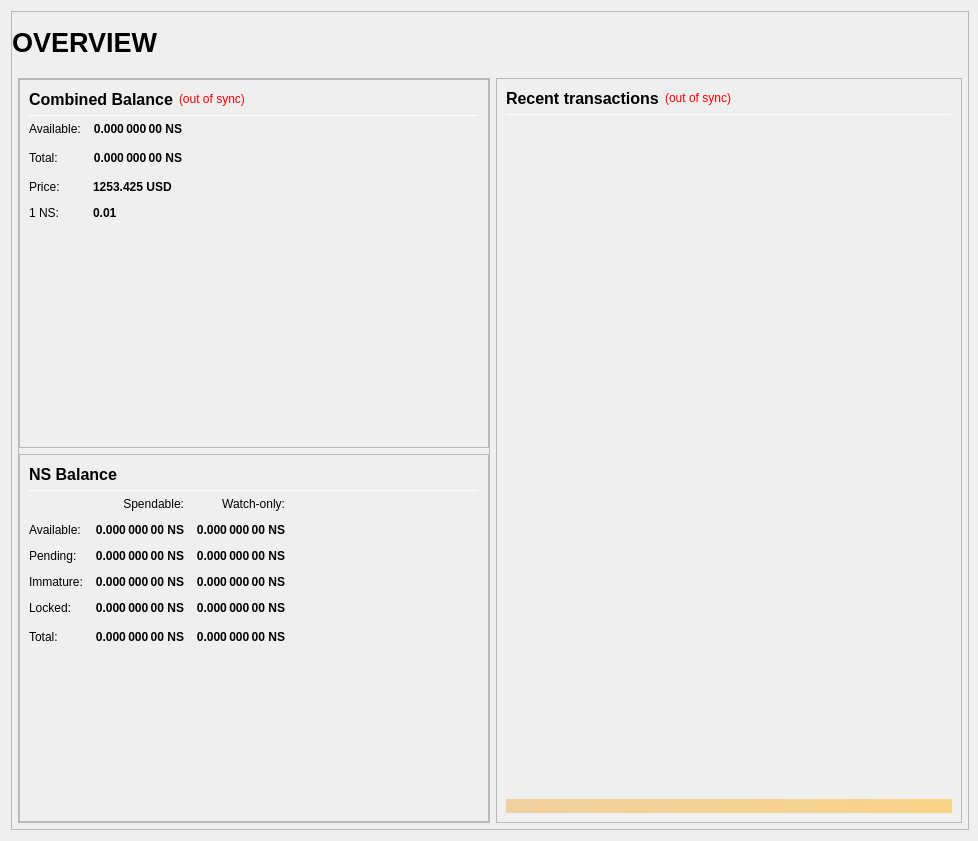
<?xml version="1.0" encoding="UTF-8"?>
<ui version="4.0">
 <class>OverviewPage</class>
 <widget class="QWidget" name="OverviewPage">
  <property name="geometry">
   <rect>
    <x>0</x>
    <y>0</y>
    <width>978</width>
    <height>841</height>
   </rect>
  </property>
  <property name="minimumSize">
   <size>
    <width>960</width>
    <height>682</height>
   </size>
  </property>
  <property name="windowTitle">
   <string>Form</string>
  </property>
  <layout class="QVBoxLayout" name="topLayout" stretch="1">
   <property name="rightMargin">
    <number>9</number>
   </property>
   <item>
    <widget class="QFrame" name="frame_BG">
     <property name="minimumSize">
      <size>
       <width>850</width>
       <height>610</height>
      </size>
     </property>
     <property name="maximumSize">
      <size>
       <width>16777215</width>
       <height>16777215</height>
      </size>
     </property>
     <property name="frameShape">
      <enum>QFrame::StyledPanel</enum>
     </property>
     <property name="frameShadow">
      <enum>QFrame::Raised</enum>
     </property>
     <layout class="QVBoxLayout" name="verticalLayout_3" stretch="1">
      <property name="leftMargin">
       <number>0</number>
      </property>
      <property name="topMargin">
       <number>0</number>
      </property>
      <property name="rightMargin">
       <number>0</number>
      </property>
      <property name="bottomMargin">
       <number>6</number>
      </property>
      <item>
       <layout class="QVBoxLayout" name="verticalLayout_Master" stretch="0,1">
        <property name="leftMargin">
         <number>0</number>
        </property>
        <property name="topMargin">
         <number>0</number>
        </property>
        <property name="rightMargin">
         <number>0</number>
        </property>
        <property name="bottomMargin">
         <number>0</number>
        </property>
        <item>
         <widget class="QFrame" name="frame_Header">
          <layout class="QVBoxLayout" name="verticalLayout_Header" stretch="0">
           <property name="leftMargin">
            <number>0</number>
           </property>
           <property name="topMargin">
            <number>0</number>
           </property>
           <property name="rightMargin">
            <number>0</number>
           </property>
           <property name="bottomMargin">
            <number>0</number>
           </property>
           <item>
            <layout class="QHBoxLayout" name="horizontalLayout_Header" stretch="1,0,1">
             <property name="spacing">
              <number>6</number>
             </property>
             <item>
              <widget class="QLabel" name="labelOverviewHeaderLeft">
               <property name="minimumSize">
                <size>
                 <width>464</width>
                 <height>60</height>
                </size>
               </property>
               <property name="maximumSize">
                <size>
                 <width>16777215</width>
                 <height>60</height>
                </size>
               </property>
               <property name="font">
                <font>
                 <pointsize>20</pointsize>
                 <weight>75</weight>
                 <bold>true</bold>
                </font>
               </property>
               <property name="text">
                <string>OVERVIEW</string>
               </property>
               <property name="alignment">
                <set>Qt::AlignLeading|Qt::AlignLeft|Qt::AlignVCenter</set>
               </property>
              </widget>
             </item>
             <item>
              <spacer name="horizontalSpacer_Header">
               <property name="orientation">
                <enum>Qt::Horizontal</enum>
               </property>
               <property name="sizeHint" stdset="0">
                <size>
                 <width>40</width>
                 <height>20</height>
                </size>
               </property>
              </spacer>
             </item>
             <item>
              <widget class="QLabel" name="labelOverviewHeaderRight">
               <property name="minimumSize">
                <size>
                 <width>464</width>
                 <height>60</height>
                </size>
               </property>
               <property name="maximumSize">
                <size>
                 <width>16777215</width>
                 <height>60</height>
                </size>
               </property>
               <property name="font">
                <font>
                 <pointsize>14</pointsize>
                </font>
               </property>
               <property name="text">
                <string/>
               </property>
               <property name="alignment">
                <set>Qt::AlignRight|Qt::AlignTrailing|Qt::AlignVCenter</set>
               </property>
              </widget>
             </item>
            </layout>
           </item>
          </layout>
         </widget>
        </item>
        <item>
         <widget class="QFrame" name="frame_Content">
          <layout class="QVBoxLayout" name="verticalLayout_Content">
           <property name="leftMargin">
            <number>6</number>
           </property>
           <property name="topMargin">
            <number>0</number>
           </property>
           <property name="rightMargin">
            <number>6</number>
           </property>
           <property name="bottomMargin">
            <number>0</number>
           </property>
           <item>
            <layout class="QHBoxLayout" name="horizontalLayout_Content" stretch="1,1">
             <property name="spacing">
              <number>6</number>
             </property>
             <item>
              <layout class="QVBoxLayout" name="verticalLayout_left" stretch="1">
               <item>
                <widget class="QFrame" name="frameObfuscation">
                 <property name="minimumSize">
                  <size>
                   <width>0</width>
                   <height>0</height>
                  </size>
                 </property>
                 <property name="frameShape">
                  <enum>QFrame::StyledPanel</enum>
                 </property>
                 <property name="frameShadow">
                  <enum>QFrame::Raised</enum>
                 </property>
                 <layout class="QVBoxLayout" name="verticalLayout" stretch="0,0,0">
                  <property name="leftMargin">
                   <number>0</number>
                  </property>
                  <property name="topMargin">
                   <number>0</number>
                  </property>
                  <property name="rightMargin">
                   <number>0</number>
                  </property>
                  <property name="bottomMargin">
                   <number>0</number>
                  </property>
                  <item>
                   <widget class="QFrame" name="frame_CombinedBalances">
                    <property name="minimumSize">
                     <size>
                      <width>470</width>
                      <height>0</height>
                     </size>
                    </property>
                    <property name="frameShape">
                     <enum>QFrame::StyledPanel</enum>
                    </property>
                    <property name="frameShadow">
                     <enum>QFrame::Raised</enum>
                    </property>
                    <layout class="QVBoxLayout" name="verticalLayout_5">
                     <item>
                      <layout class="QHBoxLayout" name="horizontalLayout_5" stretch="0,0,0">
                       <item>
                        <widget class="QLabel" name="label_5z">
                         <property name="minimumSize">
                          <size>
                           <width>0</width>
                           <height>20</height>
                          </size>
                         </property>
                         <property name="font">
                          <font>
                           <pointsize>12</pointsize>
                           <weight>75</weight>
                           <bold>true</bold>
                          </font>
                         </property>
                         <property name="toolTip">
                          <string>Combined Balance (including unconfirmed and immature coins)</string>
                         </property>
                         <property name="text">
                          <string>Combined Balance</string>
                         </property>
                        </widget>
                       </item>
                       <item>
                        <widget class="QLabel" name="labelWalletStatus">
                         <property name="cursor">
                          <cursorShape>WhatsThisCursor</cursorShape>
                         </property>
                         <property name="toolTip">
                          <string>The displayed information may be out of date. Your wallet automatically synchronizes with the Nodestats network after a connection is established, but this process has not completed yet.</string>
                         </property>
                         <property name="styleSheet">
                          <string notr="true">QLabel { color: red; }</string>
                         </property>
                         <property name="text">
                          <string notr="true">(out of sync)</string>
                         </property>
                         <property name="alignment">
                          <set>Qt::AlignLeading|Qt::AlignLeft|Qt::AlignVCenter</set>
                         </property>
                        </widget>
                       </item>
                       <item>
                        <spacer name="horizontalSpacer_1">
                         <property name="orientation">
                          <enum>Qt::Horizontal</enum>
                         </property>
                         <property name="sizeHint" stdset="0">
                          <size>
                           <width>40</width>
                           <height>20</height>
                          </size>
                         </property>
                        </spacer>
                       </item>
                      </layout>
                     </item>
                     <item>
                      <widget class="Line" name="line_CombinedBalance">
                       <property name="minimumSize">
                        <size>
                         <width>0</width>
                         <height>1</height>
                        </size>
                       </property>
                       <property name="maximumSize">
                        <size>
                         <width>16777215</width>
                         <height>1</height>
                        </size>
                       </property>
                       <property name="orientation">
                        <enum>Qt::Horizontal</enum>
                       </property>
                      </widget>
                     </item>
                     <item>
                      <layout class="QGridLayout" name="gridLayout_3">
                       <property name="spacing">
                        <number>12</number>
                       </property>
                       <item row="1" column="0">
                        <widget class="QLabel" name="labelBalanceTextz">
                         <property name="text">
                          <string>Available:</string>
                         </property>
                        </widget>
                       </item>
                       <item row="1" column="1">
                        <widget class="QLabel" name="labelBalancez">
                         <property name="font">
                          <font>
                           <weight>75</weight>
                           <bold>true</bold>
                          </font>
                         </property>
                         <property name="cursor">
                          <cursorShape>IBeamCursor</cursorShape>
                         </property>
                         <property name="toolTip">
                          <string>Your current spendable balance</string>
                         </property>
                         <property name="text">
                          <string notr="true">0.000 000 00 NS</string>
                         </property>
                         <property name="alignment">
                          <set>Qt::AlignRight|Qt::AlignTrailing|Qt::AlignVCenter</set>
                         </property>
                         <property name="textInteractionFlags">
                          <set>Qt::LinksAccessibleByMouse|Qt::TextSelectableByKeyboard|Qt::TextSelectableByMouse</set>
                         </property>
                        </widget>
                       </item>
                       <item row="2" column="0">
                        <widget class="QLabel" name="labelTotalTextz">
                         <property name="text">
                          <string>Total:</string>
                         </property>
                        </widget>
                       </item>
                       <item row="2" column="1">
                        <widget class="QLabel" name="labelTotalz">
                         <property name="font">
                          <font>
                           <weight>75</weight>
                           <bold>true</bold>
                          </font>
                         </property>
                         <property name="cursor">
                          <cursorShape>IBeamCursor</cursorShape>
                         </property>
                         <property name="toolTip">
                          <string>Total Balance, including all unavailable coins.</string>
                         </property>
                         <property name="text">
                          <string notr="true">0.000 000 00 NS</string>
                         </property>
                         <property name="alignment">
                          <set>Qt::AlignRight|Qt::AlignTrailing|Qt::AlignVCenter</set>
                         </property>
                         <property name="textInteractionFlags">
                          <set>Qt::LinksAccessibleByMouse|Qt::TextSelectableByKeyboard|Qt::TextSelectableByMouse</set>
                         </property>
                        </widget>
                       </item>
                       <item row="2" column="3">
                        <spacer name="horizontalSpacer_2">
                         <property name="orientation">
                          <enum>Qt::Horizontal</enum>
                         </property>
                         <property name="sizeHint" stdset="0">
                          <size>
                           <width>40</width>
                           <height>20</height>
                          </size>
                         </property>
                        </spacer>
                       </item>
                       <item row="3" column="0">
                        <widget class="QLabel" name="labelPriceTextz">
                         <property name="text">
                          <string>Price:</string>
                         </property>
                        </widget>
                       </item>
                       <item row="3" column="1">
                        <widget class="QLabel" name="labelPricez">
                         <property name="font">
                          <font>
                           <weight>75</weight>
                           <bold>true</bold>
                          </font>
                         </property>
                         <property name="cursor">
                          <cursorShape>IBeamCursor</cursorShape>
                         </property>
                         <property name="toolTip">
                          <string>Total cost of coins</string>
                         </property>
                         <property name="text">
                          <string>1253.425 USD</string>
                         </property>
                        </widget>
                       </item>
                       <item row="4" column="0">
                        <widget class="QLabel" name="labelUSDPriceTextz">
                         <property name="text">
                          <string>1 NS:</string>
                         </property>
                        </widget>
                       </item>
                       <item row="4" column="1">
                        <widget class="QLabel" name="labelUSDPricez">
                         <property name="font">
                          <font>
                           <weight>75</weight>
                           <bold>true</bold>
                          </font>
                         </property>
                         <property name="cursor">
                         <cursorShape>IBeamCursor</cursorShape>
                         </property>
                         <property name="toolTip">
                          <string>Cost of 1 NS coin</string>
                         </property>
                         <property name="text">
                          <string>0.01</string>
                         </property>
                        </widget>
                       </item>			
                      </layout>
                     </item>
                     <item>
                      <spacer name="verticalSpacer_1">
                       <property name="orientation">
                        <enum>Qt::Vertical</enum>
                       </property>
                       <property name="sizeHint" stdset="0">
                        <size>
                         <width>20</width>
                         <height>40</height>
                        </size>
                       </property>
                      </spacer>
                     </item>
                    </layout>
                   </widget>
                  </item>
                  <item>
                   <widget class="QFrame" name="frame_Balances">
                    <property name="frameShape">
                     <enum>QFrame::StyledPanel</enum>
                    </property>
                    <property name="frameShadow">
                     <enum>QFrame::Raised</enum>
                    </property>
                    <layout class="QVBoxLayout" name="verticalLayout_4">
                     <item>
                      <layout class="QHBoxLayout" name="horizontalLayout_4">
                       <item>
                        <widget class="QLabel" name="label_5">
                         <property name="minimumSize">
                          <size>
                           <width>0</width>
                           <height>20</height>
                          </size>
                         </property>
                         <property name="font">
                          <font>
                           <pointsize>12</pointsize>
                           <weight>75</weight>
                           <bold>true</bold>
                          </font>
                         </property>
                         <property name="text">
                          <string>NS Balance</string>
                         </property>
                        </widget>
                       </item>
                       <item>
                        <spacer name="horizontalSpacer_3">
                         <property name="orientation">
                          <enum>Qt::Horizontal</enum>
                         </property>
                         <property name="sizeHint" stdset="0">
                          <size>
                           <width>40</width>
                           <height>20</height>
                          </size>
                         </property>
                        </spacer>
                       </item>
                      </layout>
                     </item>
                     <item>
                      <widget class="Line" name="line_Balance">
                       <property name="minimumSize">
                        <size>
                         <width>0</width>
                         <height>1</height>
                        </size>
                       </property>
                       <property name="maximumSize">
                        <size>
                         <width>16777215</width>
                         <height>1</height>
                        </size>
                       </property>
                       <property name="orientation">
                        <enum>Qt::Horizontal</enum>
                       </property>
                      </widget>
                     </item>
                     <item>
                      <layout class="QGridLayout" name="gridLayout">
                       <property name="spacing">
                        <number>12</number>
                       </property>
                       <item row="0" column="1">
                        <widget class="QLabel" name="labelSpendable">
                         <property name="text">
                          <string>Spendable:</string>
                         </property>
                         <property name="alignment">
                          <set>Qt::AlignRight|Qt::AlignTrailing|Qt::AlignVCenter</set>
                         </property>
                        </widget>
                       </item>
                       <item row="0" column="2">
                        <widget class="QLabel" name="labelWatchonly">
                         <property name="text">
                          <string>Watch-only:</string>
                         </property>
                         <property name="alignment">
                          <set>Qt::AlignRight|Qt::AlignTrailing|Qt::AlignVCenter</set>
                         </property>
                        </widget>
                       </item>
                       <item row="1" column="0">
                        <widget class="QLabel" name="labelBalanceText">
                         <property name="text">
                          <string>Available:</string>
                         </property>
                        </widget>
                       </item>
                       <item row="1" column="1">
                        <widget class="QLabel" name="labelBalance">
                         <property name="font">
                          <font>
                           <weight>75</weight>
                           <bold>true</bold>
                          </font>
                         </property>
                         <property name="cursor">
                          <cursorShape>IBeamCursor</cursorShape>
                         </property>
                         <property name="toolTip">
                          <string>Your current spendable balance</string>
                         </property>
                         <property name="text">
                          <string notr="true">0.000 000 00 NS</string>
                         </property>
                         <property name="alignment">
                          <set>Qt::AlignRight|Qt::AlignTrailing|Qt::AlignVCenter</set>
                         </property>
                         <property name="textInteractionFlags">
                          <set>Qt::LinksAccessibleByMouse|Qt::TextSelectableByKeyboard|Qt::TextSelectableByMouse</set>
                         </property>
                        </widget>
                       </item>
                       <item row="1" column="2">
                        <widget class="QLabel" name="labelWatchAvailable">
                         <property name="font">
                          <font>
                           <weight>75</weight>
                           <bold>true</bold>
                          </font>
                         </property>
                         <property name="cursor">
                          <cursorShape>IBeamCursor</cursorShape>
                         </property>
                         <property name="toolTip">
                          <string>Your current balance in watch-only addresses</string>
                         </property>
                         <property name="text">
                          <string notr="true">0.000 000 00 NS</string>
                         </property>
                         <property name="alignment">
                          <set>Qt::AlignRight|Qt::AlignTrailing|Qt::AlignVCenter</set>
                         </property>
                         <property name="textInteractionFlags">
                          <set>Qt::LinksAccessibleByMouse|Qt::TextSelectableByKeyboard|Qt::TextSelectableByMouse</set>
                         </property>
                        </widget>
                       </item>
                       <item row="2" column="0">
                        <widget class="QLabel" name="labelPendingText">
                         <property name="text">
                          <string>Pending:</string>
                         </property>
                        </widget>
                       </item>
                       <item row="2" column="1">
                        <widget class="QLabel" name="labelUnconfirmed">
                         <property name="font">
                          <font>
                           <weight>75</weight>
                           <bold>true</bold>
                          </font>
                         </property>
                         <property name="cursor">
                          <cursorShape>IBeamCursor</cursorShape>
                         </property>
                         <property name="toolTip">
                          <string>Total of transactions that have yet to be confirmed, and do not yet count toward the spendable balance</string>
                         </property>
                         <property name="text">
                          <string notr="true">0.000 000 00 NS</string>
                         </property>
                         <property name="alignment">
                          <set>Qt::AlignRight|Qt::AlignTrailing|Qt::AlignVCenter</set>
                         </property>
                         <property name="textInteractionFlags">
                          <set>Qt::LinksAccessibleByMouse|Qt::TextSelectableByKeyboard|Qt::TextSelectableByMouse</set>
                         </property>
                        </widget>
                       </item>
                       <item row="2" column="2">
                        <widget class="QLabel" name="labelWatchPending">
                         <property name="font">
                          <font>
                           <weight>75</weight>
                           <bold>true</bold>
                          </font>
                         </property>
                         <property name="cursor">
                          <cursorShape>IBeamCursor</cursorShape>
                         </property>
                         <property name="toolTip">
                          <string>Unconfirmed transactions to watch-only addresses</string>
                         </property>
                         <property name="text">
                          <string notr="true">0.000 000 00 NS</string>
                         </property>
                         <property name="alignment">
                          <set>Qt::AlignRight|Qt::AlignTrailing|Qt::AlignVCenter</set>
                         </property>
                         <property name="textInteractionFlags">
                          <set>Qt::LinksAccessibleByMouse|Qt::TextSelectableByKeyboard|Qt::TextSelectableByMouse</set>
                         </property>
                        </widget>
                       </item>
                       <item row="3" column="0">
                        <widget class="QLabel" name="labelImmatureText">
                         <property name="text">
                          <string>Immature:</string>
                         </property>
                        </widget>
                       </item>
                       <item row="3" column="1">
                        <widget class="QLabel" name="labelImmature">
                         <property name="font">
                          <font>
                           <weight>75</weight>
                           <bold>true</bold>
                          </font>
                         </property>
                         <property name="cursor">
                          <cursorShape>IBeamCursor</cursorShape>
                         </property>
                         <property name="toolTip">
                          <string>Staked or masternode rewards that has not yet matured</string>
                         </property>
                         <property name="text">
                          <string notr="true">0.000 000 00 NS</string>
                         </property>
                         <property name="alignment">
                          <set>Qt::AlignRight|Qt::AlignTrailing|Qt::AlignVCenter</set>
                         </property>
                         <property name="textInteractionFlags">
                          <set>Qt::LinksAccessibleByMouse|Qt::TextSelectableByKeyboard|Qt::TextSelectableByMouse</set>
                         </property>
                        </widget>
                       </item>
                       <item row="3" column="2">
                        <widget class="QLabel" name="labelWatchImmature">
                         <property name="font">
                          <font>
                           <weight>75</weight>
                           <bold>true</bold>
                          </font>
                         </property>
                         <property name="cursor">
                          <cursorShape>IBeamCursor</cursorShape>
                         </property>
                         <property name="toolTip">
                          <string>Staked or masternode rewards in watch-only addresses that has not yet matured</string>
                         </property>
                         <property name="text">
                          <string notr="true">0.000 000 00 NS</string>
                         </property>
                         <property name="alignment">
                          <set>Qt::AlignRight|Qt::AlignTrailing|Qt::AlignVCenter</set>
                         </property>
                         <property name="textInteractionFlags">
                          <set>Qt::LinksAccessibleByMouse|Qt::TextSelectableByKeyboard|Qt::TextSelectableByMouse</set>
                         </property>
                        </widget>
                       </item>
                       <item row="4" column="0">
                        <widget class="QLabel" name="labelLockedBalanceText">
                         <property name="toolTip">
                          <string>Locked NS or Masternode collaterals. These are excluded from zns minting.</string>
                         </property>
                         <property name="text">
                          <string>Locked:</string>
                         </property>
                        </widget>
                       </item>
                       <item row="4" column="1">
                        <widget class="QLabel" name="labelLockedBalance">
                         <property name="font">
                          <font>
                           <weight>75</weight>
                           <bold>true</bold>
                          </font>
                         </property>
                         <property name="cursor">
                          <cursorShape>IBeamCursor</cursorShape>
                         </property>
                         <property name="toolTip">
                          <string>Locked NS or Masternode collaterals. These are excluded from zns minting.</string>
                         </property>
                         <property name="text">
                          <string notr="true">0.000 000 00 NS</string>
                         </property>
                         <property name="alignment">
                          <set>Qt::AlignRight|Qt::AlignTrailing|Qt::AlignVCenter</set>
                         </property>
                         <property name="textInteractionFlags">
                          <set>Qt::LinksAccessibleByMouse|Qt::TextSelectableByKeyboard|Qt::TextSelectableByMouse</set>
                         </property>
                        </widget>
                       </item>
                       <item row="4" column="2">
                        <widget class="QLabel" name="labelWatchLocked">
                         <property name="font">
                          <font>
                           <weight>75</weight>
                           <bold>true</bold>
                          </font>
                         </property>
                         <property name="cursor">
                          <cursorShape>IBeamCursor</cursorShape>
                         </property>
                         <property name="toolTip">
                          <string>Current locked balance in watch-only addresses</string>
                         </property>
                         <property name="text">
                          <string notr="true">0.000 000 00 NS</string>
                         </property>
                         <property name="alignment">
                          <set>Qt::AlignRight|Qt::AlignTrailing|Qt::AlignVCenter</set>
                         </property>
                         <property name="textInteractionFlags">
                          <set>Qt::LinksAccessibleByMouse|Qt::TextSelectableByKeyboard|Qt::TextSelectableByMouse</set>
                         </property>
                        </widget>
                       </item>
                       <item row="5" column="0">
                        <widget class="QLabel" name="labelTotalText">
                         <property name="toolTip">
                          <string>Your current Nodestats balance, unconfirmed and immature transactions included</string>
                         </property>
                         <property name="text">
                          <string>Total:</string>
                         </property>
                        </widget>
                       </item>
                       <item row="5" column="1">
                        <widget class="QLabel" name="labelTotal">
                         <property name="font">
                          <font>
                           <weight>75</weight>
                           <bold>true</bold>
                          </font>
                         </property>
                         <property name="cursor">
                          <cursorShape>IBeamCursor</cursorShape>
                         </property>
                         <property name="toolTip">
                          <string>Your current Nodestats balance, unconfirmed and immature transactions included</string>
                         </property>
                         <property name="text">
                          <string notr="true">0.000 000 00 NS</string>
                         </property>
                         <property name="alignment">
                          <set>Qt::AlignRight|Qt::AlignTrailing|Qt::AlignVCenter</set>
                         </property>
                         <property name="textInteractionFlags">
                          <set>Qt::LinksAccessibleByMouse|Qt::TextSelectableByKeyboard|Qt::TextSelectableByMouse</set>
                         </property>
                        </widget>
                       </item>
                       <item row="5" column="2">
                        <widget class="QLabel" name="labelWatchTotal">
                         <property name="font">
                          <font>
                           <weight>75</weight>
                           <bold>true</bold>
                          </font>
                         </property>
                         <property name="cursor">
                          <cursorShape>IBeamCursor</cursorShape>
                         </property>
                         <property name="toolTip">
                          <string>Current total balance in watch-only addresses</string>
                         </property>
                         <property name="text">
                          <string notr="true">0.000 000 00 NS</string>
                         </property>
                         <property name="alignment">
                          <set>Qt::AlignRight|Qt::AlignTrailing|Qt::AlignVCenter</set>
                         </property>
                         <property name="textInteractionFlags">
                          <set>Qt::LinksAccessibleByMouse|Qt::TextSelectableByKeyboard|Qt::TextSelectableByMouse</set>
                         </property>
                        </widget>
                       </item>
                       <item row="5" column="3">
                        <spacer name="horizontalSpacer_9">
                         <property name="orientation">
                          <enum>Qt::Horizontal</enum>
                         </property>
                         <property name="sizeHint" stdset="0">
                          <size>
                           <width>40</width>
                           <height>20</height>
                          </size>
                         </property>
                        </spacer>
                       </item>
                      </layout>
                     </item>
                     <item>
                      <spacer name="verticalSpacer_3">
                       <property name="orientation">
                        <enum>Qt::Vertical</enum>
                       </property>
                       <property name="sizeHint" stdset="0">
                        <size>
                         <width>20</width>
                         <height>40</height>
                        </size>
                       </property>
                      </spacer>
                     </item>
                    </layout>
                   </widget>
                  </item>
                 </layout>
                </widget>
               </item>
              </layout>
             </item>
             <item>
              <layout class="QVBoxLayout" name="verticalLayout_right" stretch="1">
               <item>
                <widget class="QFrame" name="frame_RecentTransactions">
                 <property name="minimumSize">
                  <size>
                   <width>0</width>
                   <height>0</height>
                  </size>
                 </property>
                 <property name="frameShape">
                  <enum>QFrame::StyledPanel</enum>
                 </property>
                 <property name="frameShadow">
                  <enum>QFrame::Raised</enum>
                 </property>
                 <layout class="QVBoxLayout" name="verticalLayout_1" stretch="0,0,0,0,0">
                  <item>
                   <layout class="QHBoxLayout" name="horizontalLayout_2">
                    <item>
                     <widget class="QLabel" name="label_4">
                      <property name="minimumSize">
                       <size>
                        <width>0</width>
                        <height>20</height>
                       </size>
                      </property>
                      <property name="font">
                       <font>
                        <pointsize>12</pointsize>
                        <weight>75</weight>
                        <bold>true</bold>
                       </font>
                      </property>
                      <property name="text">
                       <string>Recent transactions</string>
                      </property>
                     </widget>
                    </item>
                    <item>
                     <widget class="QLabel" name="labelTransactionsStatus">
                      <property name="cursor">
                       <cursorShape>WhatsThisCursor</cursorShape>
                      </property>
                      <property name="toolTip">
                       <string>The displayed information may be out of date. Your wallet automatically synchronizes with the Nodestats network after a connection is established, but this process has not completed yet.</string>
                      </property>
                      <property name="styleSheet">
                       <string notr="true">QLabel { color: red; }</string>
                      </property>
                      <property name="text">
                       <string notr="true">(out of sync)</string>
                      </property>
                      <property name="alignment">
                       <set>Qt::AlignRight|Qt::AlignTrailing|Qt::AlignVCenter</set>
                      </property>
                     </widget>
                    </item>
                    <item>
                     <spacer name="horizontalSpacer">
                      <property name="orientation">
                       <enum>Qt::Horizontal</enum>
                      </property>
                      <property name="sizeHint" stdset="0">
                       <size>
                        <width>40</width>
                        <height>20</height>
                       </size>
                      </property>
                     </spacer>
                    </item>
                   </layout>
                  </item>
                  <item>
                   <widget class="Line" name="line">
                    <property name="minimumSize">
                     <size>
                      <width>0</width>
                      <height>1</height>
                     </size>
                    </property>
                    <property name="maximumSize">
                     <size>
                      <width>16777215</width>
                      <height>1</height>
                     </size>
                    </property>
                    <property name="orientation">
                     <enum>Qt::Horizontal</enum>
                    </property>
                   </widget>
                  </item>
                  <item>
                   <widget class="QListView" name="listTransactions">
                    <property name="minimumSize">
                     <size>
                      <width>0</width>
                      <height>0</height>
                     </size>
                    </property>
                    <property name="styleSheet">
                     <string notr="true">QListView { background: transparent; }</string>
                    </property>
                    <property name="frameShape">
                     <enum>QFrame::NoFrame</enum>
                    </property>
                    <property name="verticalScrollBarPolicy">
                     <enum>Qt::ScrollBarAlwaysOff</enum>
                    </property>
                    <property name="horizontalScrollBarPolicy">
                     <enum>Qt::ScrollBarAlwaysOff</enum>
                    </property>
                    <property name="selectionMode">
                     <enum>QAbstractItemView::NoSelection</enum>
                    </property>
                   </widget>
                  </item>
                  <item>
                   <spacer name="verticalSpacer_2">
                    <property name="orientation">
                     <enum>Qt::Vertical</enum>
                    </property>
                    <property name="sizeType">
                     <enum>QSizePolicy::Expanding</enum>
                    </property>
                    <property name="sizeHint" stdset="0">
                     <size>
                      <width>20</width>
                      <height>40</height>
                     </size>
                    </property>
                   </spacer>
                  </item>
                  <item>
                   <widget class="QLabel" name="labelAlerts">
                    <property name="maximumSize">
                     <size>
                      <width>16777215</width>
                      <height>16777215</height>
                     </size>
                    </property>
                    <property name="styleSheet">
                     <string notr="true">background-color: qlineargradient(x1: 0, y1: 0, x2: 1, y2: 0, stop:0 #F0D0A0, stop:1 #F8D488); color:#000000;</string>
                    </property>
                    <property name="text">
                     <string/>
                    </property>
                    <property name="wordWrap">
                     <bool>true</bool>
                    </property>
                    <property name="margin">
                     <number>3</number>
                    </property>
                   </widget>
                  </item>
                 </layout>
                </widget>
               </item>
              </layout>
             </item>
            </layout>
           </item>
          </layout>
         </widget>
        </item>
       </layout>
      </item>
     </layout>
    </widget>
   </item>
  </layout>
 </widget>
 <resources/>
 <connections/>
</ui>
